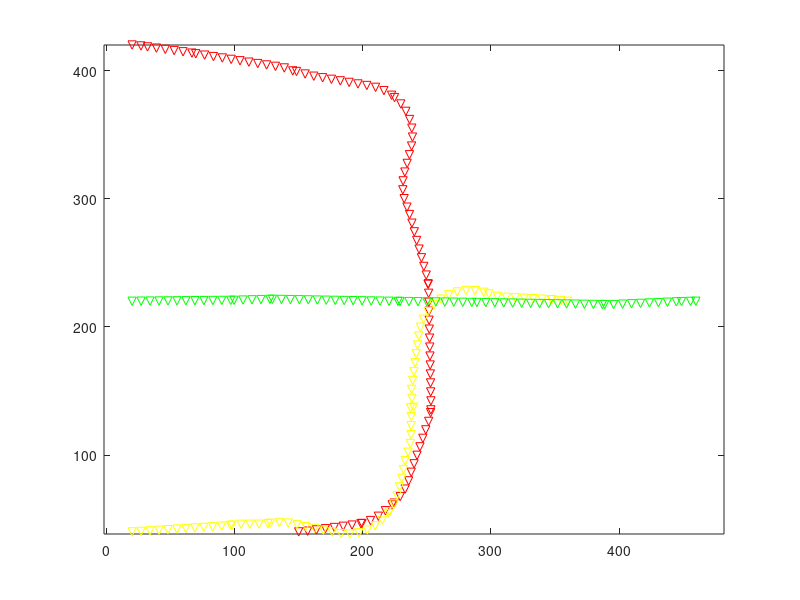

This chart was generated by the following MATLAB code: (Note: this script raises an error after producing the figure.)
clearvars
close all
rand('state',1);

env.x_max = 500;
env.y_max = 500;
x_max=500;
y_max=500;
width_c=50;
width_b=100;
l_block=0.5*(x_max-width_c);
h_block=(y_max-2*width_b);
obstacle1 = [0,width_b,l_block,h_block];
obstacle2 = [x_max-l_block,width_b,l_block,h_block];
ob_vec=[obstacle1;obstacle2];
env.ob_vec=ob_vec;

EPS = 10;
rho=40;
    BETA=EPS/rho; 
numNodes=2000;

% 7-10 deconfliciton
dt=0.1;

confliction_init.notCollided=1;

%% Agent1
agent1.q_start.coord = [150 40];
agent1.q_start.dir=0; 
agent1.q_start.cost = 0;
agent1.q_start.parent = 0;

agent1.q_goal.coord = [20 420];
agent1.q_goal.cost = 0;
agent1.q_goal.dir=pi-0.02;

agent1.speedmode=0;
agent1.q_ci=agent1.q_start;

agent1.i=2; %used for path following

agent1.confliction=confliction_init;


%% Agent2
agent2.q_start.coord = [20  40];
agent2.q_start.dir=0; 
agent2.q_start.cost = 0;
agent2.q_start.parent = 0;

agent2.q_goal.coord = [360 220];
agent2.q_goal.cost = 0;
agent2.q_goal.dir=0;

agent2.speedmode=0;
agent2.q_ci=agent2.q_start;

agent2.i=2;

agent2.confliction=confliction_init;

%% Agent3
agent3.q_start.coord = [20  220];
agent3.q_start.dir=0; 
agent3.q_start.cost = 0;
agent3.q_start.parent = 0;

agent3.q_goal.coord = [460 220];
agent3.q_goal.cost = 0;
agent3.q_goal.dir=0;

agent3.speedmode=0;
agent3.q_ci=agent3.q_start;

agent3.i=2;

agent3.confliction=confliction_init;

% load('path')
% agent1.path=newpath;
% agent1.i=2;

% load('path_data')
load('newpath_data_complex')
agent1.path=newpath1;
agent2.path=newpath2;
agent3.path=newpath3;


% plot_env(env,1)
plot(agent1.path(:,1),agent1.path(:,2),'rv')
hold on
plot(agent2.path(:,1),agent2.path(:,2),'yv')
plot(agent3.path(:,1),agent3.path(:,2),'gv')
axis equal
% axis([10 50 10 50])

% state_check1=[];
% state_check2=[];
dist_agent=[];

Agents=[agent1; agent2; agent3];

%% System construction
Sys.Agents=Agents;
Sys.ActivatedCenters=[];

%% Simulation
for t=0:dt:80
    disp(t)
%     Agents=control(Agents,rho,EPS,dt);
    Sys=controlSystem3(Sys,rho,EPS,dt);
    
    Agents=Sys.Agents;
    % --- show the states
    for i=1:3
        disp(Sys.Agents(i).confliction)
    end
    disp(Sys.ActivatedCenters)
    % ---
    
    for i=1:3
        plot(Agents(i).q_ci.coord(1),Agents(i).q_ci.coord(2),'b.')
        hold on
        temp=Agents(i);
        plot(Agents(i).path(temp.i,1), Agents(i).path(temp.i,2),'g.')
        if ~Agents(i).confliction.notCollided
            plot(Agents(i).confliction.center(1), Agents(i).confliction.center(2),'ko')
            hold on
            plot(Agents(i).confliction.leave(1), Agents(i).confliction.leave(2),'k.')
        end
        drawnow
    end    
    
    dist_agent=[dist_agent [norm(Agents(1).q_ci.coord-Agents(2).q_ci.coord); norm(Agents(2).q_ci.coord-Agents(3).q_ci.coord); norm(Agents(3).q_ci.coord-Agents(1).q_ci.coord)]];
end

% figure(2)
% plot(state_check1)
% hold on
% plot(state_check2,'--')

figure(3)
plot(0:dt:80,dist_agent(1,:))
hold on
plot(0:dt:80,dist_agent(2,:))
plot(0:dt:80,dist_agent(3,:))
